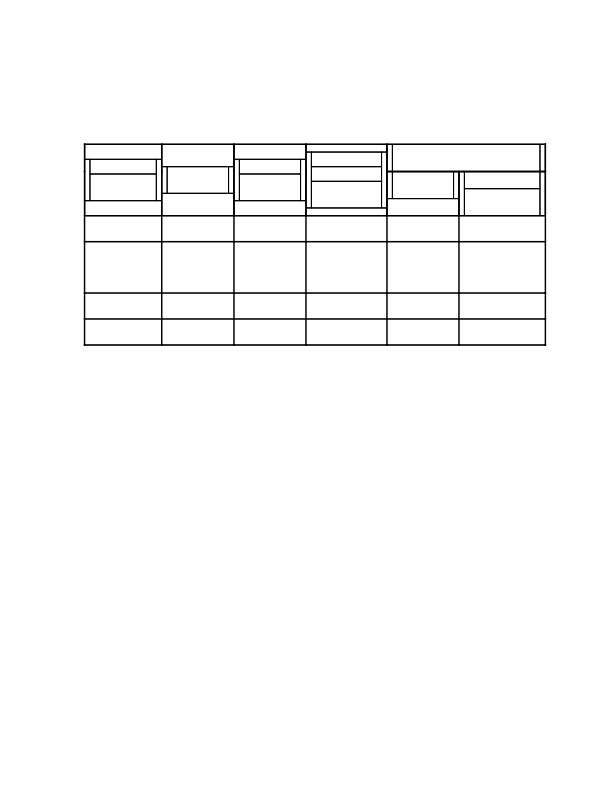
#> input picture mupdf_ext_0.png, 612 x 792 px; its folder holds 3 pictures in this run
$ jupyter execute --allow-errors pdf2jpg.ipynb   (shell and % lines are left out)
#> lines starting #> are read from the running program, lines starting #| are printed output that depends on the picture
[cell 1]
import fitz
from PIL import Image

#> (a cell that did not finish here is left out)

#> (a cell that did not finish here is left out)

#> (a cell that did not finish here is left out)

#> (a cell that did not finish here is left out)

[cell 6]
from spire.pdf.common import *
from spire.pdf import *

# Create a PdfDocument object
#> (the rest of this cell did not finish here and is left out)

[cell 7]
from spire.pdf import PdfDocument, PdfImageInfo, PdfImageFormat
from PIL import Image
import io
import os

#> (the rest of this cell did not finish here and is left out)

[cell 8]
from spire.pdf import PdfDocument, PdfImageInfo, PdfImageFormat
from PIL import Image
import io
import os

#> (the rest of this cell did not finish here and is left out)

[cell 9]
import fitz

def convert_pdf_to_image(pdf_file, output_file):
    # Open the PDF document
    doc = fitz.open('test_file_extracted.pdf')

    # Loop through the pages in the PDF
    for page_num, page in enumerate(doc):
        # Convert the page to an image
        image = page.get_pixmap()

        # Save the image as a PNG file
        image.save(f"{'mupdf_ext'}_{page_num}.png")

    # Close the PDF document
    doc.close()

# Usage example
convert_pdf_to_image("input.pdf", "output")
#> (the call stopped at in convert_pdf_to_image, `doc = fitz.open('test_file_extracted.pdf')`: fitz is not available in this run)

[cell 10]
from PIL import Image, ImageEnhance

def sharpen_image(input_file, output_file):
    # Open the input image
#> called with input_file = 'mupdf_ext_0.png', output_file = 'mupdf_sharpened.png'
    image = Image.open(input_file)
#> image is the input picture: PIL image 612x792 RGB; min 0, max 255, mean 250.4

    # Enhance the image by increasing the contrast
    enhancer = ImageEnhance.Contrast(image)
    image = enhancer.enhance(2)
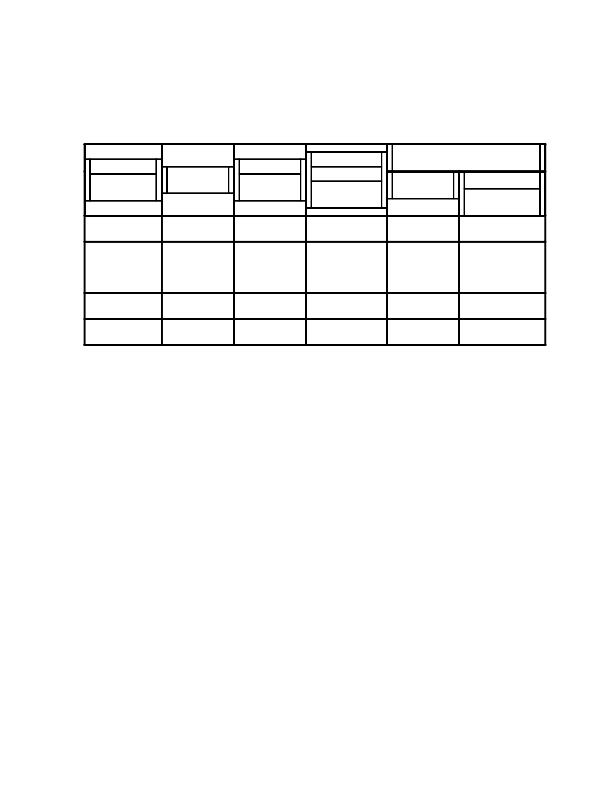
#> image: PIL image 612x792 RGB; min 0, max 255, mean 249.1

    # Enhance the image by increasing the sharpness
    enhancer = ImageEnhance.Sharpness(image)
    image = enhancer.enhance(10)

    # Save the sharpened image
    image.save(output_file)

# Usage example
input_file = "mupdf_ext_0.png"
output_file = "mupdf_sharpened.png"
sharpen_image(input_file, output_file)

[cell 11]
def convert_pdf_to_images(pdf_path, zoom_factor=5.0, image_format="png"):
    doc = fitz.open(pdf_path)

    for page_num in range(len(doc)):
        page = doc.load_page(page_num)
        mat = fitz.Matrix(zoom_factor, zoom_factor)
        pix = page.get_pixmap(matrix=mat)

        #
        pdf_filename = os.path.basename(pdf_path)
        output_filename = f"{os.path.splitext(pdf_filename)[0]}_page_{page_num + 1}.{image_format}"

        output_path = os.path.join(os.path.dirname(pdf_path), output_filename)
        pix.save(output_path)

if __name__ == "__main__":
    pdf_file = "line_extracted.pdf"
    convert_pdf_to_images(pdf_file)
#> (the call stopped at in convert_pdf_to_images, `doc = fitz.open(pdf_path)`: fitz is not available in this run)
